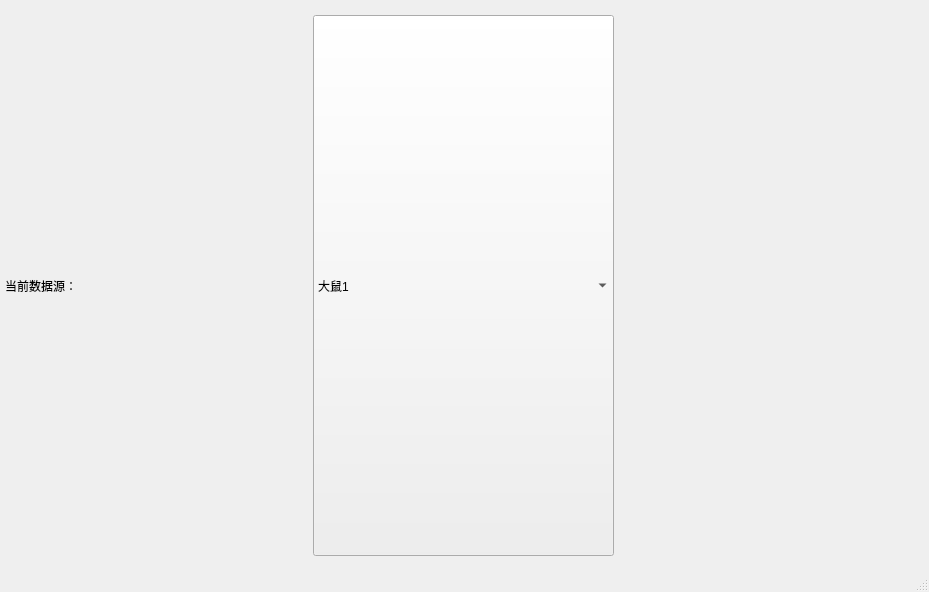
<?xml version="1.0" encoding="UTF-8"?>
<ui version="4.0">
 <class>tab2_window</class>
 <widget class="QMainWindow" name="tab2_window">
  <property name="geometry">
   <rect>
    <x>0</x>
    <y>0</y>
    <width>929</width>
    <height>592</height>
   </rect>
  </property>
  <property name="windowTitle">
   <string>MainWindow</string>
  </property>
  <widget class="QWidget" name="centralwidget">
   <widget class="QWidget" name="verticalLayoutWidget">
    <property name="geometry">
     <rect>
      <x>0</x>
      <y>10</y>
      <width>921</width>
      <height>551</height>
     </rect>
    </property>
    <layout class="QVBoxLayout" name="verticalLayout" stretch="0,6">
     <property name="leftMargin">
      <number>5</number>
     </property>
     <property name="topMargin">
      <number>5</number>
     </property>
     <property name="rightMargin">
      <number>5</number>
     </property>
     <property name="bottomMargin">
      <number>5</number>
     </property>
     <item>
      <layout class="QHBoxLayout" name="top_layout">
       <item>
        <widget class="QLabel" name="now_data_label">
         <property name="sizePolicy">
          <sizepolicy hsizetype="Expanding" vsizetype="Expanding">
           <horstretch>0</horstretch>
           <verstretch>0</verstretch>
          </sizepolicy>
         </property>
         <property name="text">
          <string>当前数据源：</string>
         </property>
        </widget>
       </item>
       <item>
        <widget class="QComboBox" name="tab_2_mouse_cage_combox">
         <property name="sizePolicy">
          <sizepolicy hsizetype="Expanding" vsizetype="Expanding">
           <horstretch>0</horstretch>
           <verstretch>0</verstretch>
          </sizepolicy>
         </property>
         <property name="minimumSize">
          <size>
           <width>100</width>
           <height>0</height>
          </size>
         </property>
         <property name="sizeIncrement">
          <size>
           <width>0</width>
           <height>0</height>
          </size>
         </property>
         <property name="baseSize">
          <size>
           <width>0</width>
           <height>0</height>
          </size>
         </property>
         <item>
          <property name="text">
           <string>大鼠1</string>
          </property>
         </item>
        </widget>
       </item>
       <item>
        <spacer name="top_layout_spacer">
         <property name="orientation">
          <enum>Qt::Horizontal</enum>
         </property>
         <property name="sizeHint" stdset="0">
          <size>
           <width>20</width>
           <height>40</height>
          </size>
         </property>
        </spacer>
       </item>
      </layout>
     </item>
     <item>
      <layout class="QHBoxLayout" name="content_layout">
       <property name="rightMargin">
        <number>0</number>
       </property>
       <item>
        <layout class="QVBoxLayout" name="content_layout_son">
         <property name="sizeConstraint">
          <enum>QLayout::SetMinAndMaxSize</enum>
         </property>
        </layout>
       </item>
      </layout>
     </item>
    </layout>
   </widget>
  </widget>
  <widget class="QMenuBar" name="menubar">
   <property name="geometry">
    <rect>
     <x>0</x>
     <y>0</y>
     <width>929</width>
     <height>22</height>
    </rect>
   </property>
  </widget>
  <widget class="QStatusBar" name="statusbar"/>
 </widget>
 <resources/>
 <connections/>
</ui>
